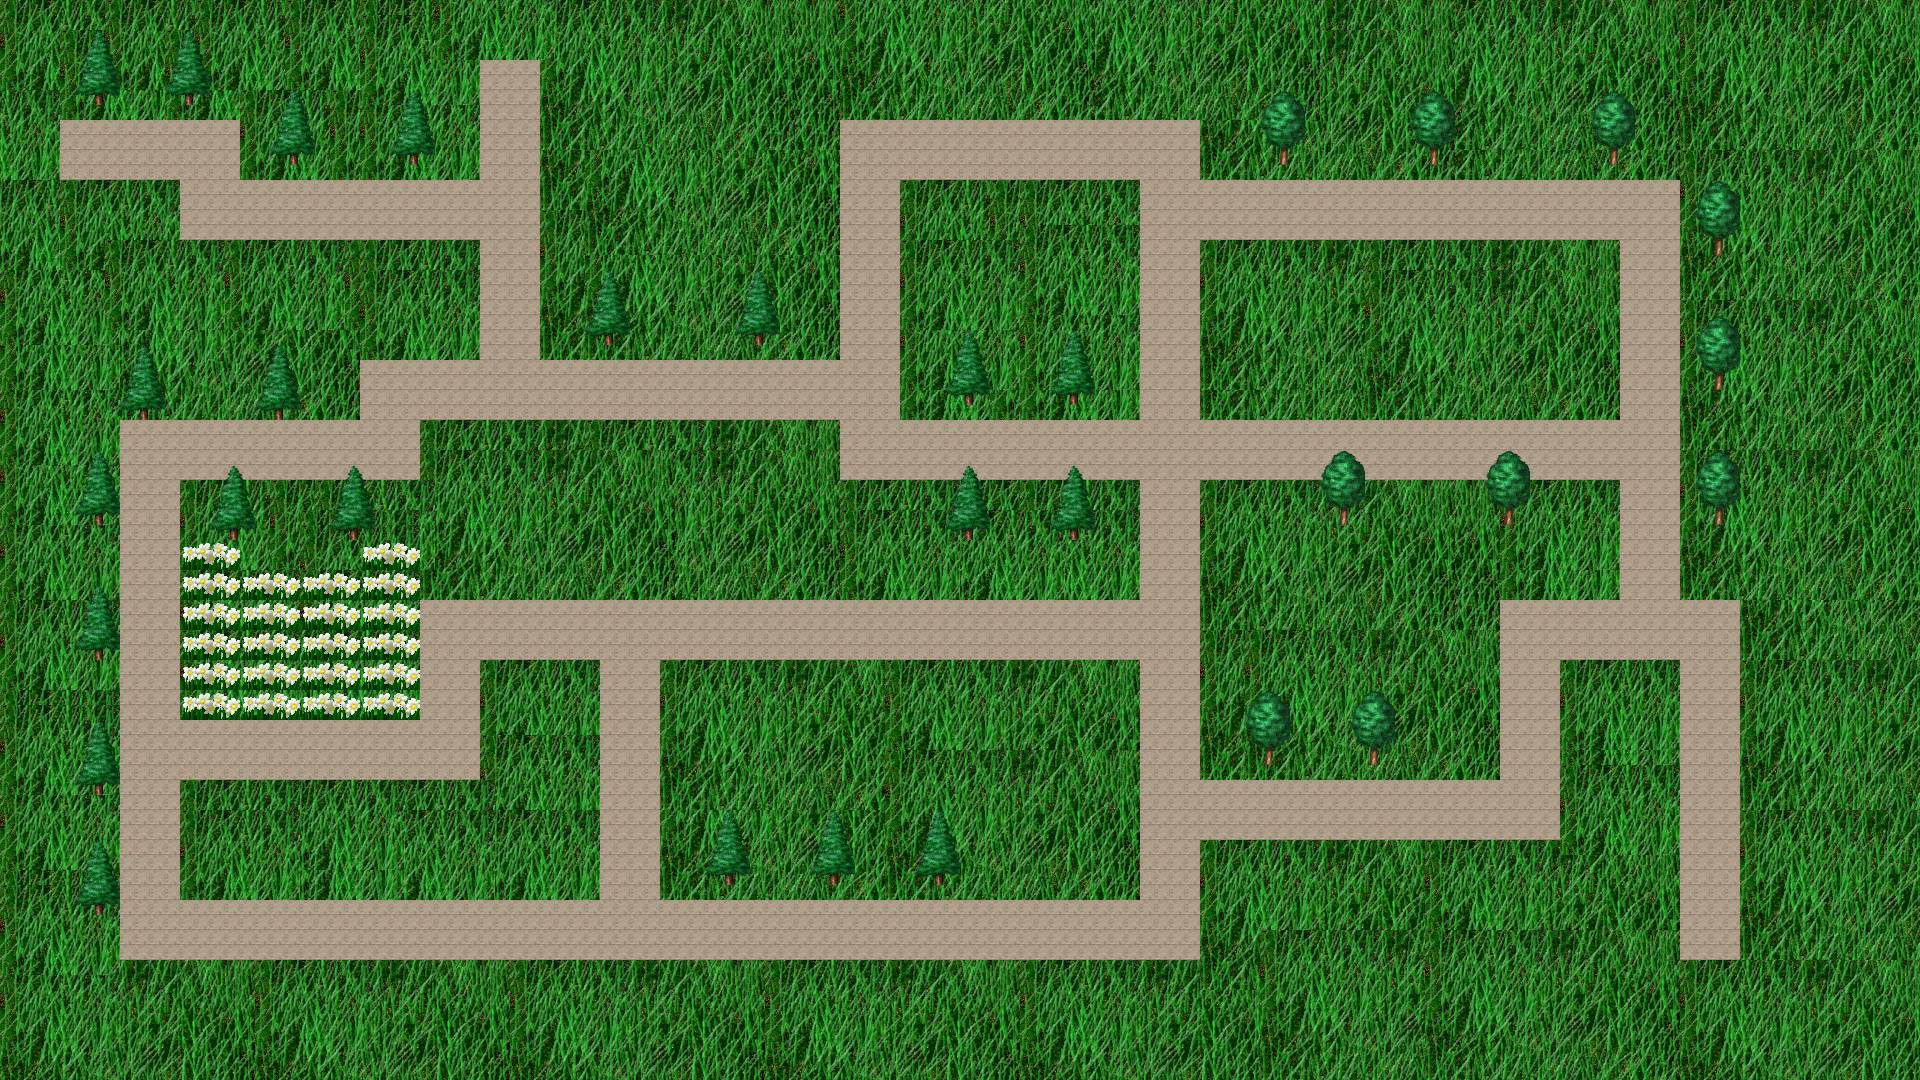

This is a level from a 2D game, rendered from its Tiled map with the project's own tilesets. A one-line summary and the map file follow, with tile-layer data summarised:
An orthogonal 128x72 tile map with 15x15 px tiles, 3 tile layers (Tile Layer 1, Drzewka i domki, Nowa), 5 tilesets.

<map version="1.0" orientation="orthogonal" renderorder="right-down" width="128" height="72" tilewidth="15" tileheight="15" nextobjectid="1">
 <tileset firstgid="1" name="_MAP_small" tilewidth="15" tileheight="15">
  <image source="_MAP_small.png" width="614" height="614" />
 </tileset>
 <tileset firstgid="1601" name="tree-1" tilewidth="15" tileheight="15">
  <image source="../../sprites/tree-1.png" width="48" height="76" />
 </tileset>
 <tileset firstgid="1616" name="tree-2" tilewidth="15" tileheight="15">
  <image source="../../sprites/tree-2.png" width="48" height="76" />
 </tileset>
 <tileset firstgid="1631" name="grass" tilewidth="15" tileheight="15">
  <image source="../../sprites/grass.bmp" width="256" height="256" />
 </tileset>
 <tileset firstgid="1920" name="daisies" tilewidth="15" tileheight="15">
  <image source="../../sprites/daisies.png" width="65" height="33" />
 </tileset>
 <layer name="Tile Layer 1" width="128" height="72">
  <data>[9216 cells, 9216 non-empty, 3 distinct tile ids]</data>
 </layer>
 <layer name="Drzewka i domki" width="128" height="72">
  <data>[9216 cells, 7008 non-empty, 170 distinct tile ids]</data>
 </layer>
 <layer name="Nowa" width="128" height="72">
  <data>[9216 cells, 641 non-empty, 38 distinct tile ids]</data>
 </layer>
</map>
